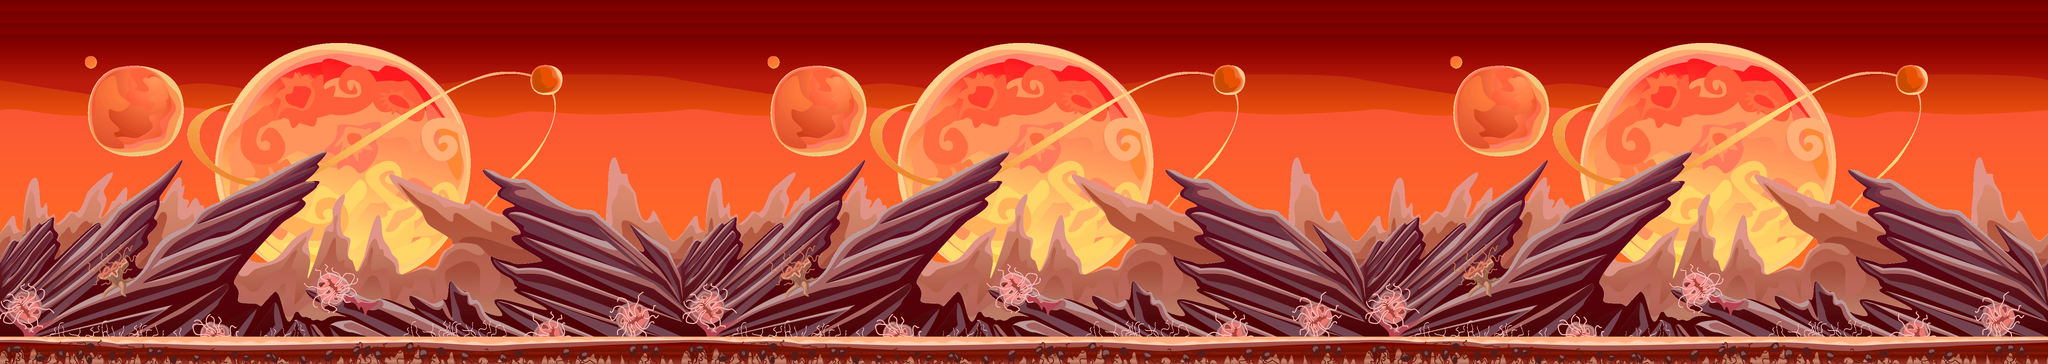

Tiled map render using the project's own tile images. Description and the map definition, with tile-layer contents summarised, below:
An orthogonal 180x32 tile map with 32x32 px tiles, 6 tile layers (Background, Sun, Foreground 2, Foreground 1, ...), 7 tilesets and 1 object (Player).

<map version="1.5" tiledversion="2021.03.23" orientation="orthogonal" renderorder="right-down" width="180" height="32" tilewidth="32" tileheight="32" infinite="0" nextlayerid="10" nextobjectid="12">
 <tileset firstgid="1" source="Backgrounds.tsx" />
 <tileset firstgid="7" source="CollisionTile.tsx" />
 <tileset firstgid="8" source="background_00.tsx" />
 <tileset firstgid="1988" source="background_01.tsx" />
 <tileset firstgid="3968" source="background_03.tsx" />
 <tileset firstgid="5948" source="background_05.tsx" />
 <tileset firstgid="7928" source="background_02.tsx" />
 <layer id="4" name="Background" width="180" height="32">
  <data>[5760 cells, 5760 non-empty, 1740 distinct tile ids]</data>
 </layer>
 <layer id="3" name="Sun" width="180" height="32">
  <data>[5760 cells, 5405 non-empty, 1800 distinct tile ids]</data>
 </layer>
 <layer id="9" name="Foreground 2" width="180" height="32">
  <data>[5760 cells, 5760 non-empty, 1920 distinct tile ids]</data>
 </layer>
 <layer id="2" name="Foreground 1" width="180" height="32">
  <data>[5760 cells, 3420 non-empty, 1140 distinct tile ids]</data>
 </layer>
 <layer id="6" name="collision" width="180" height="32">
  <data>[5760 cells, 360 non-empty, 1 distinct tile ids]</data>
 </layer>
 <layer id="1" name="Ground" width="180" height="32">
  <data>[5760 cells, 720 non-empty, 240 distinct tile ids]</data>
 </layer>
 <objectgroup id="7" name="Objects">
  <object id="1" name="Player" x="1954.36" y="851.363" width="91.9997" height="77" />
 </objectgroup>
</map>
